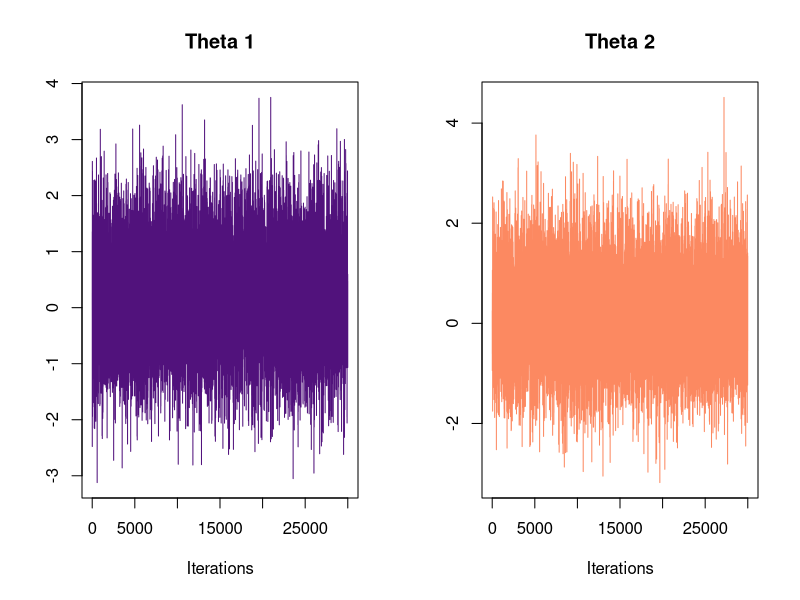
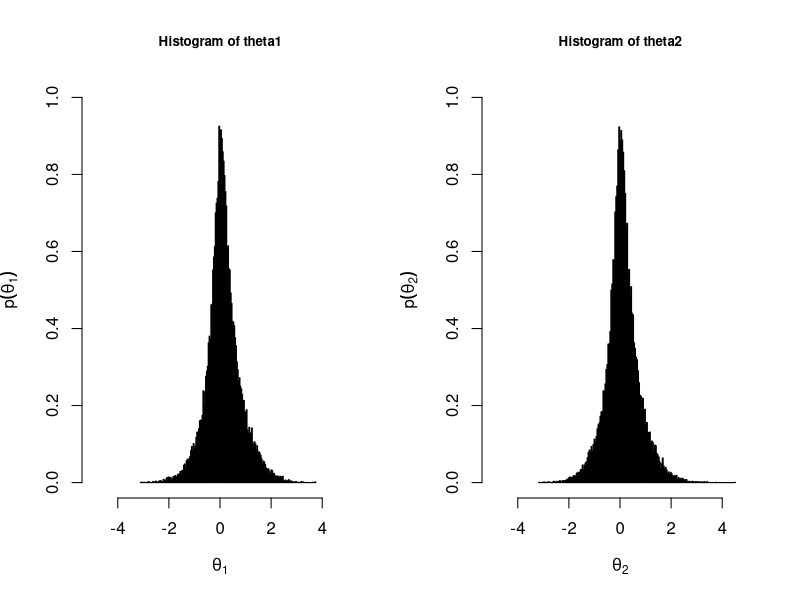
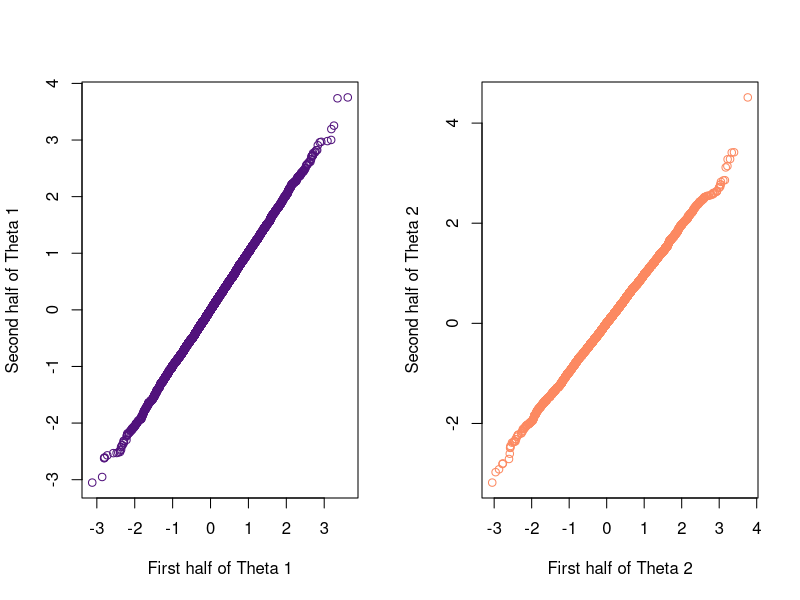
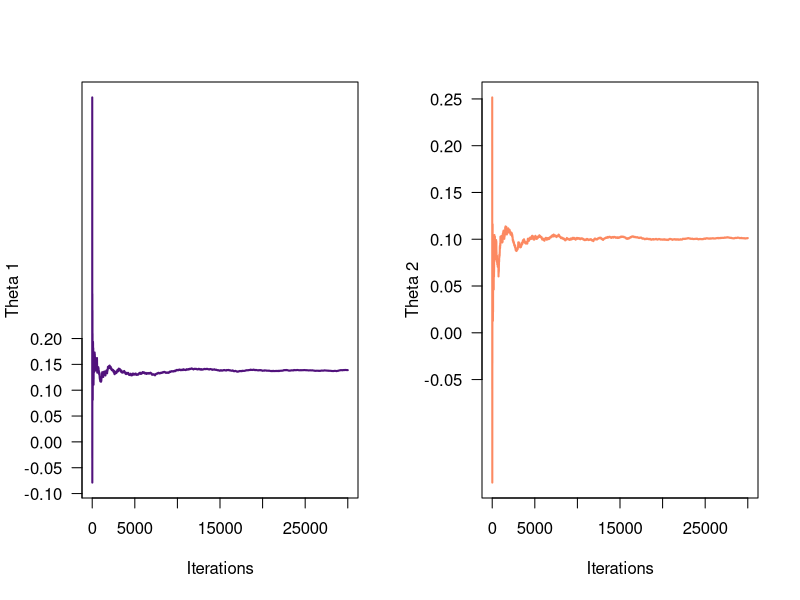
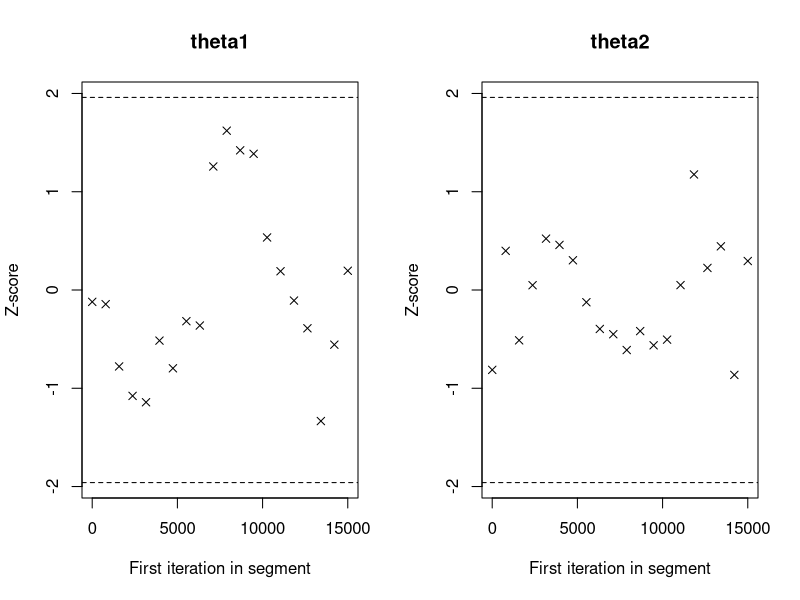

Source code (R) for these figures, in order:

library(coda)

#####set working directory
library(here)
setwd(paste0(here(),"/bayesian-data-analysis"))
############ 2.3 Gibbs algorithm 
############ 
gibbs_sampler <- function(N = 50000, burnin = 20000, my_seed = 2025,
                          theta1_init = 0.1, theta2_init = 0.1){
  #set seed
  set.seed(my_seed)
  #sample storage
  theta1_sample <- theta2_sample  <- numeric(N)
  #initialise values
  theta1_sample[1] = theta1_init
  theta2_sample[1] = theta2_init
  
  for (i in 2:N) {
    theta1_sample[i] <- rnorm(1,
                     mean = (cos(2 * pi + 0.3) * theta2_sample[i - 1] + 0.3) /
                       ((16 * theta2_sample[i - 1]^2) + 1),
                     sd = 1 / sqrt((16 * theta2_sample[i - 1]^2) + 1))
  
    theta2_sample[i] <- rnorm(1,
                     mean = (cos(2 * pi + 0.3) * theta1_sample[i] + 0.2) /
                       ((16*theta1_sample[i]^2)+ 1),
                     sd = 1 / sqrt((16 * theta1_sample[i]^2) + 1))
}

# Return samples after burn-in
  theta1_sample = theta1_sample[(burnin + 1):N]
  theta2_sample = theta2_sample[(burnin + 1):N]
# set an out list
  outlist <- list(theta1 = theta1_sample,
                  theta2 = theta2_sample,
                  N = N,
                  burnin = burnin)
  return(outlist)
}


# Summary and assessing convergence 
MCMCsample <- gibbs_sampler()
theta1 <- MCMCsample$theta1
theta2 <- MCMCsample$theta2



####Trace Plots
png("pictures/fig01-gs-traceplot.png", width = 18, 
    height = 9, units = "cm", res = 300)
par(mfrow = c(1,2))
coda::traceplot(as.mcmc(theta1), main = "Theta 1", col = "#51127c")
coda::traceplot(as.mcmc(theta2), main = "Theta 2", col = "#fc8961")
dev.off()

#######Histograms
png("pictures/fig02-gs-histogram.png", width = 18, 
    height = 9, units = "cm", res = 300)
par(mfrow=c(1,2))
hist(theta1, breaks = seq(min(theta1), max(theta1), length.out = 200), freq = FALSE,
     xlim = c(-5,5), ylim=c(0,1), ylab=expression(p(theta[1])), xlab=expression(theta[1]), 
     col="#51127c", cex.main=0.8)

hist(theta2, breaks = seq(min(theta2), max(theta2), length.out = 200), freq = FALSE,
     xlim = c(-5,5), ylim=c(0,1), ylab=expression(p(theta[2])), xlab=expression(theta[2]),
     col="#fc8961", cex.main=0.8)
dev.off()


# ----- Q-Q plots (first half and second half of theta 1 and theta 2)
png("pictures/fig03-gs-qqplots.png", width = 18, 
    height = 9, units = "cm", res = 300)

par(mfrow = c(1, 2))

theta1_1st <- theta1[1:(50000 - 20000)/2]
theta1_2nd <- theta1[((50000 - 20000)/2 + 1):(50000 - 20000)]

qqplot(theta1_1st, theta1_2nd, xlab = "First half of Theta 1",
       ylab = "Second half of Theta 1", col = "#51127c")

theta2_1st <- theta2[1:(50000 - 20000)/2]
theta2_2nd <- theta2[((50000 - 20000)/2 + 1):(50000 - 20000)]
qqplot(theta2_1st, theta2_2nd, xlab = "First half of Theta 2",
       ylab = "Second half of Theta 2", col = "#fc8961")

dev.off()

# ------ Running mean to assess stability of the mean
runmean <- function(x){
  nlen <- length(x)
  mean_iteration <- c()
  mean_iteration[1] <- x[1]
  for (j in 2:nlen) {
    mean_iteration[j] <- mean(x[1:j])
  }
  return(mean_iteration)
}

runmean_theta1 <- runmean(theta1)
runmean_theta2 <- runmean(theta2)

png("pictures/fig04-gs-runmean.png", width = 18, 
    height = 9, units = "cm", res = 300)

par(mfrow = c(1, 2))

plot(seq_len(50000 - 20000), runmean_theta1, 
     type = "l", xlab = "Iterations", 
     ylab = "Theta 1", col = "#51127c", lwd = 2, yaxt = "n")
axis(2, at = seq(-0.8, 0.2, by = 0.05), las = 2)

plot(seq_len(50000 - 20000), runmean_theta2, 
     type = "l", xlab = "Iterations", 
     ylab = "Theta 2", col = "#fc8961", lwd = 2, yaxt = "n")
axis(2, at = seq(-0.05, 0.25, by = 0.05), las = 2)

dev.off()


 #of 
summary(theta1)
HPDinterval(as.mcmc(theta1))
quantile(theta1, probs = c(0.025, 0.975))

summary(theta2)
HPDinterval(as.mcmc(theta2))
quantile(theta1, probs = c(0.025, 0.975))

## Question 5 ---------------------
#--------Geweke diagnostic
 coda::geweke.diag(as.mcmc(theta1))
 coda::geweke.diag(as.mcmc(theta2))

###-------geweke diag plot
t1 <- as.data.frame(theta1)
 t2 <- as.data.frame(theta2)
 thetadf <- cbind(t1,t2)
 
png("pictures/fig05-gs-geweke.png", width = 18, 
height = 9, units = "cm", res = 300)
coda::geweke.plot(as.mcmc((thetadf)))

dev.off()


## Question 6 -------------
mean(theta1)
quantile(theta1, probs = c(0.025, 0.975))

## Question 7 -------------
#estimate the probability P(theta1 > 0.5)
(1+sum(theta1>0.5))/(30000+1)


